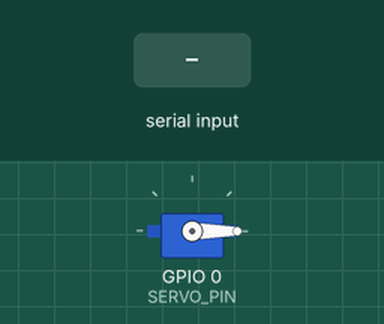
Simulated run of this sketch. Board: ESP32. Parts: servo. The inputs (shaded band) are chosen by the test bench.

Above: at 1.2 s.
1.3 s: "ON\n" received over Serial
At 2.05 s:
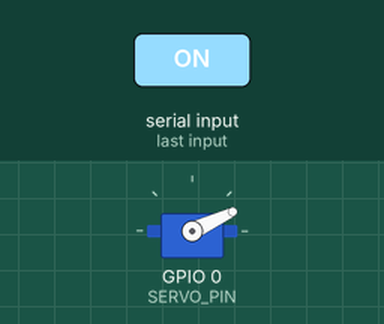
At 2.65 s:
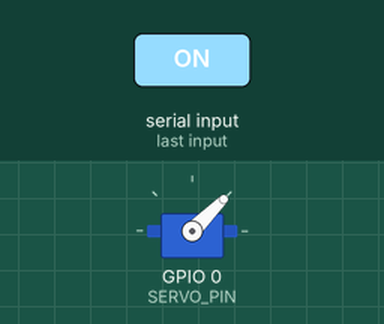
Timing chart, 0 to 13.3 s (numbered marks = the images above; inputs shaded):
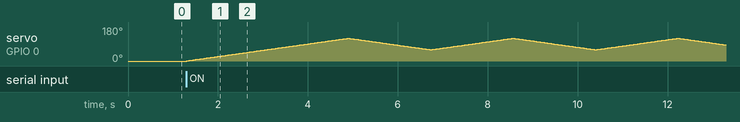

The sketch:

lensclear_server.ino
```cpp
#include <ESP32Servo.h>

Servo myServo;

const int SERVO_PIN = 0;       // GPIO 0
const int MIN_ANGLE = 60;
const int MAX_ANGLE = 120;
const int START_ANGLE = 0;

bool sweepOn = false;
int currentAngle = START_ANGLE;
int targetAngle = START_ANGLE;
int stepDir = 1;               // +1 or -1
unsigned long lastStepTime = 0;
const unsigned long stepInterval = 30; // ms between 1° steps -> slow move

void setup() {
  Serial.begin(115200);
  myServo.setPeriodHertz(50);              // standard servo frequency[web:3]
  myServo.attach(SERVO_PIN, 500, 2400);    // typical SG90 pulse range[web:3]
  myServo.write(START_ANGLE);              // rest at 0°
}

void loop() {
  // Handle serial commands
  if (Serial.available()) {
    String cmd = Serial.readStringUntil('\n');
    cmd.trim();
    cmd.toUpperCase();

    if (cmd == "ON") {
      sweepOn = true;
      targetAngle = MAX_ANGLE;
      stepDir = +1;
    } else { // any other command: stop and go to 0°
      sweepOn = false;
      targetAngle = START_ANGLE;
    }
  }

  unsigned long now = millis();

  if (sweepOn) {
    // Sweep between 60° and 120° slowly
    if (now - lastStepTime >= stepInterval) {
      lastStepTime = now;

      // Move one degree toward target
      if (currentAngle != targetAngle) {
        currentAngle += stepDir;
        myServo.write(currentAngle);
      } else {
        // At one end: reverse direction and set new target
        if (targetAngle == MAX_ANGLE) {
          targetAngle = MIN_ANGLE;
          stepDir = -1;
        } else {
          targetAngle = MAX_ANGLE;
          stepDir = +1;
        }
      }
    }
  } else {
    // Hold (or go back) to 0° slowly
    if (currentAngle != START_ANGLE && now - lastStepTime >= stepInterval) {
      lastStepTime = now;
      if (currentAngle > START_ANGLE) currentAngle--;
      else if (currentAngle < START_ANGLE) currentAngle++;
      myServo.write(currentAngle);
    }
  }
}
```
